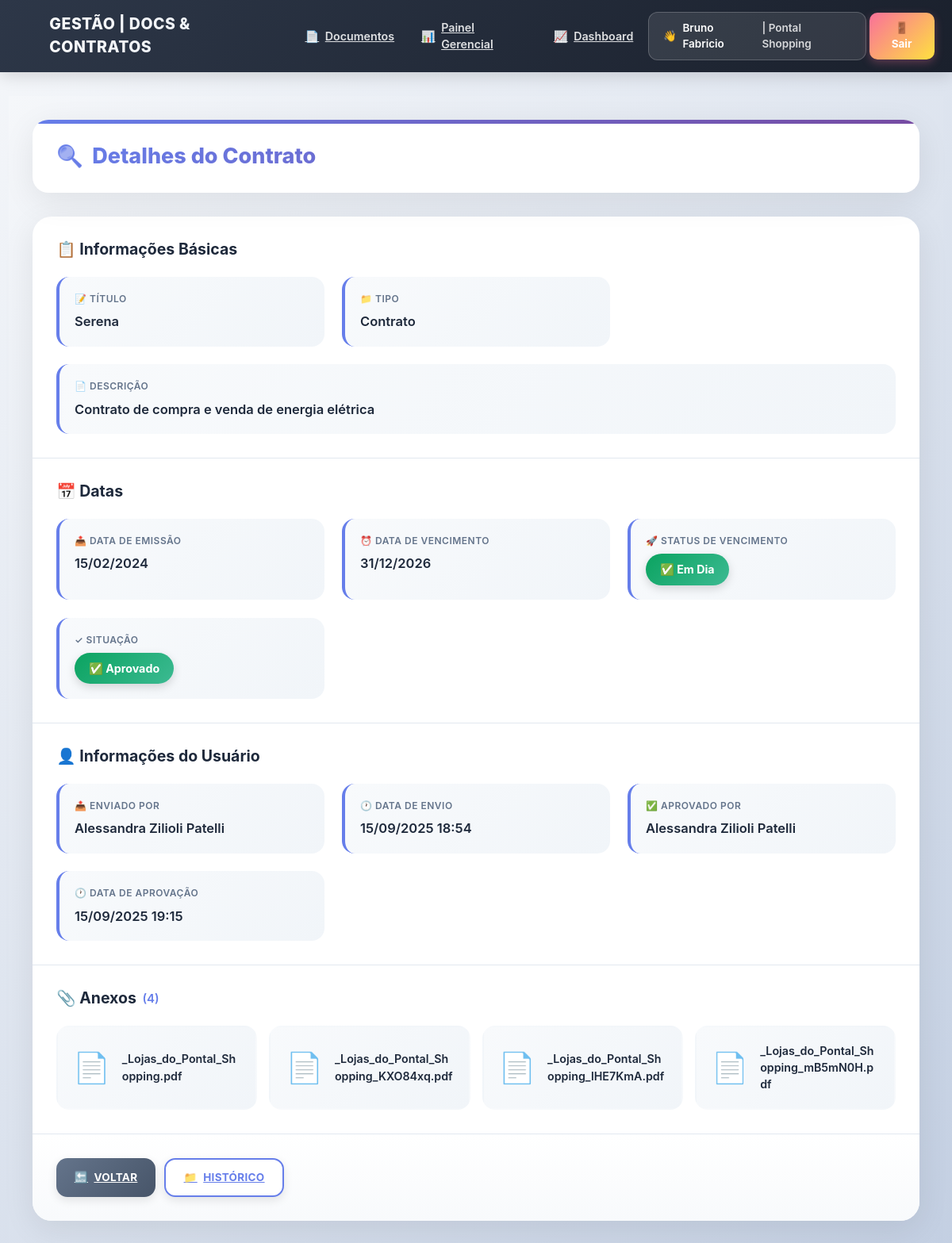
The app's page /documento/detalhar/contrato/7/ (signed in) with its own data.
### usuarios/models.py (models this page shows)
class Usuario(AbstractUser):
    shopping = models.ForeignKey(
        'documentos.Shopping',
        on_delete=models.SET_NULL,
        null=True,
        blank=True,
        related_name='usuarios'
    )

### documentos/models.py (models this page shows, shortened)
class Shopping(models.Model):
    nome = models.CharField(max_length=100)
    sigla = models.CharField(max_length=10)
    cnpj = models.CharField(max_length=20)
    email_alertas = models.EmailField(blank=True, null=True)

class RegistroDocumento(models.Model):
    TIPO_CHOICES = (
        ('documento', 'Documento'),
        ('contrato', 'Contrato'),
    )
    shopping = models.ForeignKey(Shopping, on_delete=models.CASCADE)
    titulo = models.CharField(max_length=100)
    tipo = models.CharField(max_length=20, choices=TIPO_CHOICES)
    descricao = models.TextField(blank=True, null=True)
    data_emissao = models.DateField()
    data_vencimento = models.DateField()
    enviado_por = models.ForeignKey(settings.AUTH_USER_MODEL, on_delete=models.SET_NULL, null=True)
    data_envio = models.DateTimeField(auto_now_add=True)
    status_aprovacao = models.CharField(max_length=20, default='pendente')
    aprovado_por = models.ForeignKey(settings.AUTH_USER_MODEL, on_delete=models.SET_NULL, null=True, related_name='aprovador', blank=True)
    data_aprovacao = models.DateTimeField(blank=True, null=True)
    motivo_reprovacao = models.TextField(blank=True, null=True)

class AnexoDocumento(models.Model):
    documento = models.ForeignKey(RegistroDocumento, on_delete=models.CASCADE, related_name='anexos')
    arquivo = models.FileField(upload_to='uploads/anexos/')
    data_upload = models.DateTimeField(auto_now_add=True)

### documentos/views.py (the view)
# urls.py: path('documento/detalhar/<str:tipo>/<int:doc_id>/', views.detalhar_documento, name='detalhar_documento'),
@login_required
def detalhar_documento(request, tipo, doc_id):
    doc = get_object_or_404(RegistroDocumento, id=doc_id)
    hoje = date.today()
    hoje_plus_60 = hoje + timedelta(days=60)
    next_url = request.GET.get('next') or request.META.get('HTTP_REFERER')
    current_path = request.path
    back_url = None
    if next_url:
        try:
            parsed = urlparse(next_url)
            next_path = parsed.path or next_url
        except Exception:
            next_path = next_url
        edit_path = reverse('editar_documento', kwargs={'tipo': tipo, 'doc_id': doc_id})
        if next_path == current_path or next_path == edit_path:
            back_url = reverse('detalhes_shopping', args=[doc.shopping.id])
        else:
            back_url = next_url
    else:
        back_url = reverse('detalhes_shopping', args=[doc.shopping.id])
    user = request.user
    pode_editar = False
    if user.is_superuser or user.groups.filter(name='Corporativo').exists():
        pode_editar = True
    elif user.groups.filter(name='Gestor').exists() and hasattr(user, 'perfil') and getattr(user.perfil, 'shopping', None) and doc.shopping_id == user.perfil.shopping_id:
        pode_editar = True
    elif doc.enviado_por_id == user.id:
        pode_editar = True
    pode_excluir = pode_editar  # Regra: quem pode editar também pode excluir
    return render(request, 'documentos/detalhar_documento.html', {
        'doc': doc,
        'hoje': hoje,
        'hoje_plus_60': hoje_plus_60,
        'tipo_objeto': tipo,  # para o template renderizar o tipo corretamente
        'next': next_url,
        'pode_editar': pode_editar,
        'pode_excluir': pode_excluir,
        'back_url': back_url,
    })

### documentos/templatetags/form_extras.py (called while the page is built)
@register.filter
def basename(value):
    if not value:
        return ""
    return os.path.basename(str(value))

### documentos/templates/documentos/detalhar_documento.html (shortened to what this page needs)
{% extends 'base.html' %}
{% load form_extras %}
{% block content %}
<div class="details-wrapper">
  <div class="container">
    <div class="details-header">
      <h1 class="details-title">
        <span>🔍</span>
        <span>Detalhes do {{ tipo_objeto|title }}</span>
      </h1>
    </div>
    <div class="main-card">
      <div class="card-section">
        <h2 class="section-title">📋 Informações Básicas</h2>
        <div class="info-grid">
          <div class="info-item">
            <div class="info-label">📝 Título</div>
            <div class="info-value">{{ doc.titulo }}</div>
          </div>
          <div class="info-item">
            <div class="info-label">📁 Tipo</div>
            <div class="info-value">{{ doc.get_tipo_display }}</div>
          </div>
          <div class="info-item" style="grid-column: 1 / -1;">
            <div class="info-label">📄 Descrição</div>
            <div class="info-value">{{ doc.descricao|default:"Sem descrição fornecida" }}</div>
          </div>
        </div>
      </div>
      <div class="card-section">
        <h2 class="section-title">📅 Datas</h2>
        <div class="info-grid">
          <div class="info-item">
            <div class="info-label">📤 Data de Emissão</div>
            <div class="info-value">{{ doc.data_emissao|date:"d/m/Y" }}</div>
          </div>
          <div class="info-item">
            <div class="info-label">⏰ Data de Vencimento</div>
            <div class="info-value">{{ doc.data_vencimento|date:"d/m/Y" }}</div>
          </div>
          <div class="info-item">
            <div class="info-label">🚀 Status de Vencimento</div>
            <div class="info-value">
              {% if doc.data_vencimento < hoje %}
                <span class="status-badge status-vencido">❌ Vencido</span>
              {% elif doc.data_vencimento <= hoje_plus_60 %}
                <span class="status-badge status-a-vencer">⚠️ A Vencer</span>
              {% else %}
                <span class="status-badge status-em-dia">✅ Em Dia</span>
              {% endif %}
            </div>
          </div>
          <div class="info-item">
            <div class="info-label">✓ Situação</div>
            <div class="info-value">
              {% if doc.status_aprovacao == 'aprovado' %}
                <span class="status-badge status-aprovado">✅ Aprovado</span>
              {% elif doc.status_aprovacao == 'reprovado' %}
                <span class="status-badge status-reprovado">❌ Reprovado</span>
              {% else %}
                <span class="status-badge status-pendente">⏳ Pendente</span>
              {% endif %}
            </div>
          </div>
        </div>
      </div>
      <div class="card-section">
        <h2 class="section-title">👤 Informações do Usuário</h2>
        <div class="info-grid">
          <div class="info-item">
            <div class="info-label">📤 Enviado por</div>
            <div class="info-value">{{ doc.enviado_por.get_full_name|default:doc.enviado_por.username }}</div>
          </div>
          <div class="info-item">
            <div class="info-label">🕐 Data de Envio</div>
            <div class="info-value">{{ doc.data_envio|date:"d/m/Y H:i" }}</div>
          </div>
          {% if doc.aprovado_por %}
            <div class="info-item">
              <div class="info-label">✅ Aprovado por</div>
              <div class="info-value">{{ doc.aprovado_por.get_full_name|default:doc.aprovado_por.username }}</div>
            </div>
            <div class="info-item">
              <div class="info-label">🕐 Data de Aprovação</div>
              <div class="info-value">{{ doc.data_aprovacao|date:"d/m/Y H:i" }}</div>
            </div>
          {% endif %}
        </div>
      </div>
      {% if doc.anexos.all %}
        <div class="card-section">
          <h2 class="section-title">
            📎 Anexos
            <span style="font-size: 1rem; font-weight: 600; color: #667eea;">({{ doc.anexos.count }})</span>
          </h2>
          <div class="attachments-grid">
            {% for anexo in doc.anexos.all %}
              <a href="{{ anexo.arquivo.url }}" target="_blank" class="attachment-card">
                <div class="attachment-icon">📄</div>
                <div class="attachment-name">{{ anexo.arquivo.name|basename }}</div>
              </a>
            {% endfor %}
          </div>
        </div>
      {% endif %}
      <div class="action-bar">
        <a href="{{ back_url }}" class="btn-modern btn-primary-modern">
          <span>🔙</span>
          <span>Voltar</span>
        </a>
          <a href="{% url 'ver_historico_documento' doc.titulo doc.shopping.id %}?next={{ request.get_full_path|urlencode }}" class="btn-modern btn-outline-modern">
            <span>📁</span>
            <span>Histórico</span>
          </a>
      </div>
    </div>
  </div>
</div>
{% endblock %}

### documentos/templates/base.html (shortened to what this page needs)
<!DOCTYPE html>
<html lang="pt-br">
<head>
  <link href="https://cdn.jsdelivr.net/npm/bootstrap@5.3.2/dist/css/bootstrap.min.css" rel="stylesheet">
  <link rel="stylesheet" href="https://cdn.jsdelivr.net/npm/bootstrap-icons@1.10.5/font/bootstrap-icons.css">
  {% load static %}
  <link rel="stylesheet" href="{% static 'css/base.css' %}">
</head>
<body>
  <nav class="navbar navbar-expand-lg navbar-modern">
    <div class="container-fluid px-3 px-md-4">
      <a class="navbar-brand-modern" href="{% url 'painel_redirect' %}">
        <span class="navbar-brand-icon">📋</span>
        <span>GESTÃO | DOCS & CONTRATOS</span>
      </a>
      {% if request.user.is_authenticated and request.path != '/accounts/login/' %}
      <div class="collapse navbar-collapse justify-content-end" id="navbarContent">
        <ul class="navbar-nav align-items-lg-center gap-1">
          {% with grupos=request.user.groups.all %}
            {% for g in grupos %}
                {% if g.name == "Gestor" %}
                <li class="nav-item">
                  <a class="nav-link-modern" href="{% url 'pendencias_gestor' %}">
                    <span>📋</span>
                    <span>Pendências</span>
                  </a>
                </li>
                <li class="nav-item">
                  <a class="nav-link-modern" href="{% url 'painel_documentos_gerencial' %}">
                    <span>📊</span>
                    <span>Painel Gerencial</span>
                  </a>
                </li>
                <li class="nav-item">
                  <a class="nav-link-modern" href="{% url 'dashboard_contratos' %}">
                    <span>📈</span>
                    <span>Dashboard</span>
                  </a>
                </li>
                <li class="nav-item">
                  <a class="nav-link-modern" href="{% url 'agenda_vencimentos' %}">
                    <span>📆</span>
                    <span>Agenda</span>
                  </a>
                </li>
                <li class="nav-item">
                  <a class="nav-link-modern" href="{% url 'detalhes_shopping' shopping_id=request.user.perfil.shopping.id %}">
                    <span>📄</span>
                    <span>Documentos</span>
                  </a>
                </li>
                {% elif g.name == "Usuario" %}
                <li class="nav-item">
                  <a class="nav-link-modern" href="{% url 'detalhes_shopping' shopping_id=request.user.shopping.id %}">
                    <span>📄</span>
                    <span>Documentos</span>
                  </a>
                </li>
                    <li class="nav-item">
                      <a class="nav-link-modern" href="{% url 'painel_documentos_gerencial' %}">
                        <span>📊</span>
                        <span>Painel Gerencial</span>
                      </a>
                    </li>
                    <li class="nav-item">
                      <a class="nav-link-modern" href="{% url 'dashboard_contratos' %}">
                        <span>📈</span>
                        <span>Dashboard</span>
                      </a>
                    </li>
              {% endif %}
            {% endfor %}
          {% endwith %}
          <li class="nav-item">
            <div class="user-greeting-modern">
              <span>👋</span>
              <span>{{ request.user.get_full_name|default:request.user.username }}</span>
              {% if request.user.groups.first.name == "Usuario" and request.user.shopping %}
                <span style="opacity: 0.8;">| {{ request.user.shopping.nome }}</span>
              {% elif request.user.groups.first.name == "Gestor" and request.user.perfil and request.user.perfil.shopping %}
                <span style="opacity: 0.8;">| {{ request.user.perfil.shopping.nome }}</span>
              {% elif request.user.groups.first.name == "Corporativo" %}
                <span style="opacity: 0.8;">| Corporativo</span>
              {% endif %}
            </div>
          </li>
          <li class="nav-item">
            <form method="post" action="{% url 'logout' %}" class="d-inline">
              <button type="submit" class="btn btn-logout-modern">
                <span>🚪</span>
                <span>Sair</span>
              </button>
            </form>
          </li>
        </ul>
      </div>
      {% endif %}
    </div>
  </nav>
  <main class="container">
    {% block content %}{% endblock %}
  </main>
</body>
</html>

### static/css/base.css (style rules this page uses)
body { background-color: #f8f9fa; font-size: 0.95rem; }
.container { max-width: 1140px; }
.btn { padding: 0.45rem 1rem; font-size: 0.9rem; }
h1, h2, h3, h4, h5 { font-size: 1rem; margin-bottom: 0.75rem; }
:root { --card-bg: #ffffff; --card-border: #e5e7eb; --muted: #6b7280; }

### documentos/templates/base.html (style rules this page uses)
:root { --primary-gradient: linear-gradient(135deg, #667eea 0%, #764ba2 100%); --nav-gradient: linear-gradient(135deg, #2d3748 0%, #1a202c 100%); }
* { margin: 0; padding: 0; box-sizing: border-box; }
html { font-size: 15px; scroll-behavior: smooth; }
body { font-family: -apple-system, BlinkMacSystemFont, 'Segoe UI', Roboto, sans-serif; background: linear-gradient(135deg, #f5f7fa 0%, #c3cfe2 100%); min-height: 100vh; }
.navbar-modern { background: var(--nav-gradient); box-shadow: 0 4px 20px rgba(0,0,0,0.15); padding: 1rem 0; position: sticky; top: 0; z-index: 1000; backdrop-filter: blur(10px); }
.navbar-brand-modern { font-weight: 800; font-size: 1.3rem; letter-spacing: 0.5px; background: linear-gradient(135deg, #ffffff, #e2e8f0); -webkit-background-clip: text; -webkit-text-fill-color: transparent; background-clip: text; display: flex; align-items: center; gap: 0.75rem; transition: all 0.3s ease; }
.navbar-brand-icon { font-size: 1.5rem; filter: drop-shadow(0 2px 4px rgba(0,0,0,0.2)); }
.nav-link-modern { color: rgba(255,255,255,0.85) !important; font-weight: 600; font-size: 0.95rem; padding: 0.6rem 1rem !important; border-radius: 10px; transition: all 0.3s ease; display: flex; align-items: center; gap: 0.5rem; }
.user-greeting-modern { color: white; font-weight: 600; font-size: 0.9rem; padding: 0.6rem 1.2rem; background: rgba(255,255,255,0.1); border-radius: 12px; display: flex; align-items: center; gap: 0.5rem; border: 1px solid rgba(255,255,255,0.2); }
.btn-logout-modern { background: linear-gradient(135deg, #fa709a, #fee140); color: white; border: none; border-radius: 10px; padding: 0.6rem 1.25rem; font-weight: 700; font-size: 0.9rem; transition: all 0.3s ease; box-shadow: 0 4px 12px rgba(250, 112, 154, 0.3); }
main.container { max-width: 1200px; padding-top: 2rem; padding-bottom: 2rem; }

### records on screen
Usuario: user.get_full_name "Bruno Fabricio", user.shopping.nome "Pontal Shopping"
RegistroDocumento: tipo "Contrato", titulo "Serena", descricao "Contrato de compra e venda de energia elétrica", data_emissao "15/02/2024", data_vencimento "31/12/2026", enviado_por.get_full_name "Alessandra Zilioli Patelli", data_envio "15/09/2025 18:54", aprovado_por.get_full_name "Alessandra Zilioli Patelli", data_aprovacao "15/09/2025 19:15", anexos.count "4"
AnexoDocumento: arquivo.name|basename "_Lojas_do_Pontal_Shopping.pdf"
AnexoDocumento: arquivo.name|basename "_Lojas_do_Pontal_Shopping_KXO84xq.pdf"
AnexoDocumento: arquivo.name|basename "_Lojas_do_Pontal_Shopping_lHE7KmA.pdf"
AnexoDocumento: arquivo.name|basename "_Lojas_do_Pontal_Shopping_mB5mN0H.pdf"
